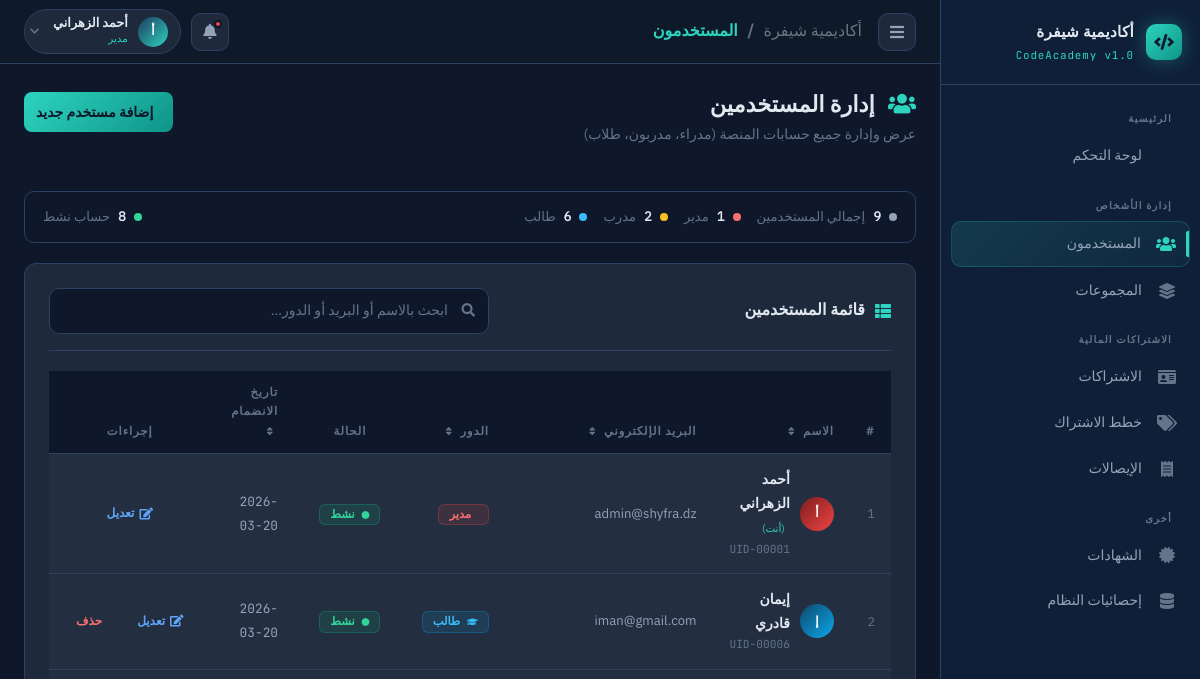
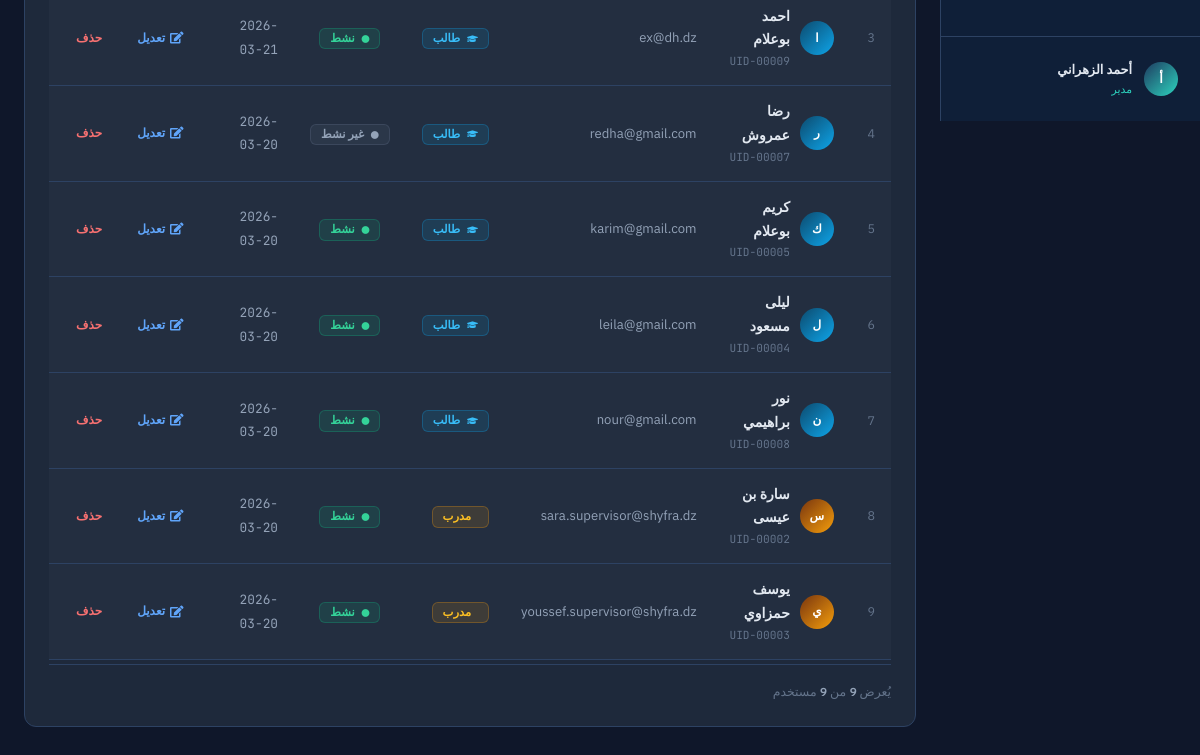
/users (signed in), run on an earlier commit of the app's database (2 pictures, top to bottom).
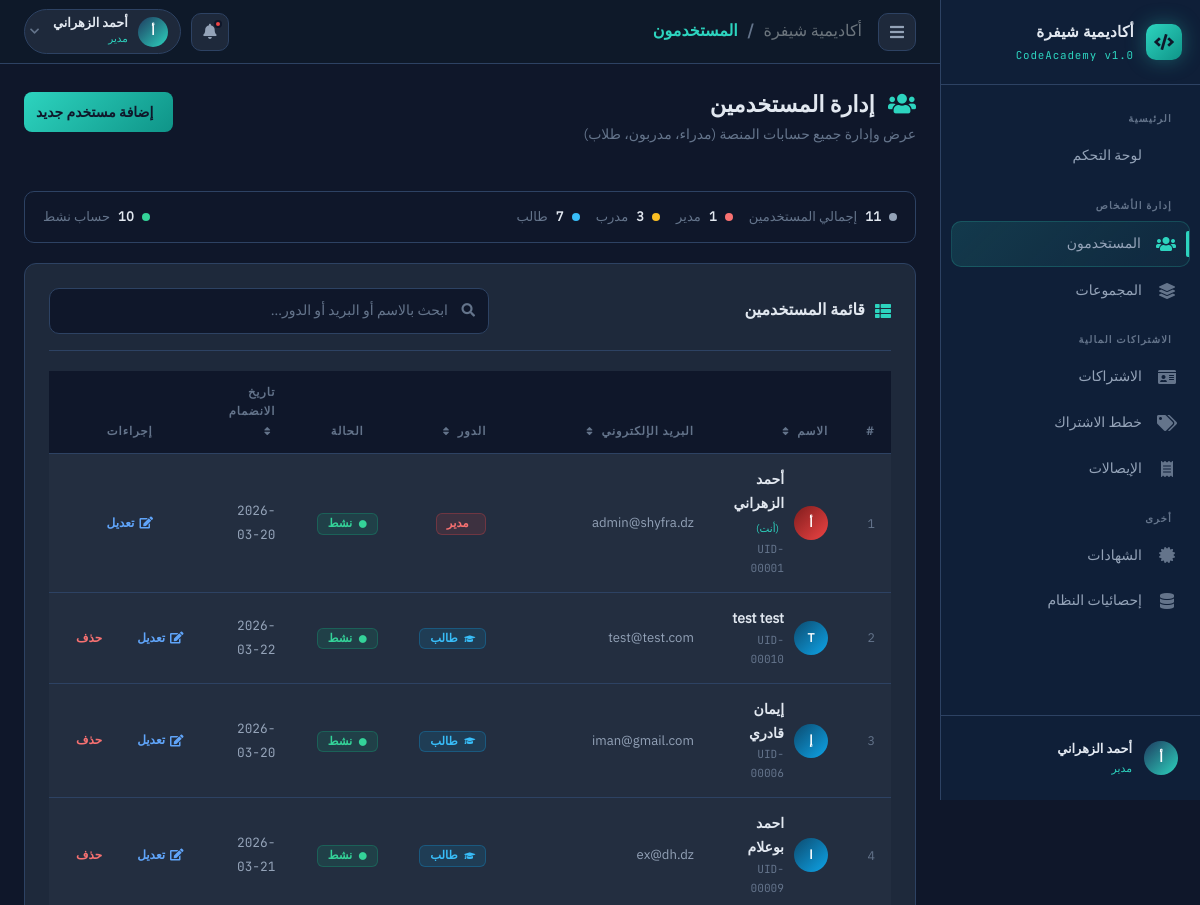
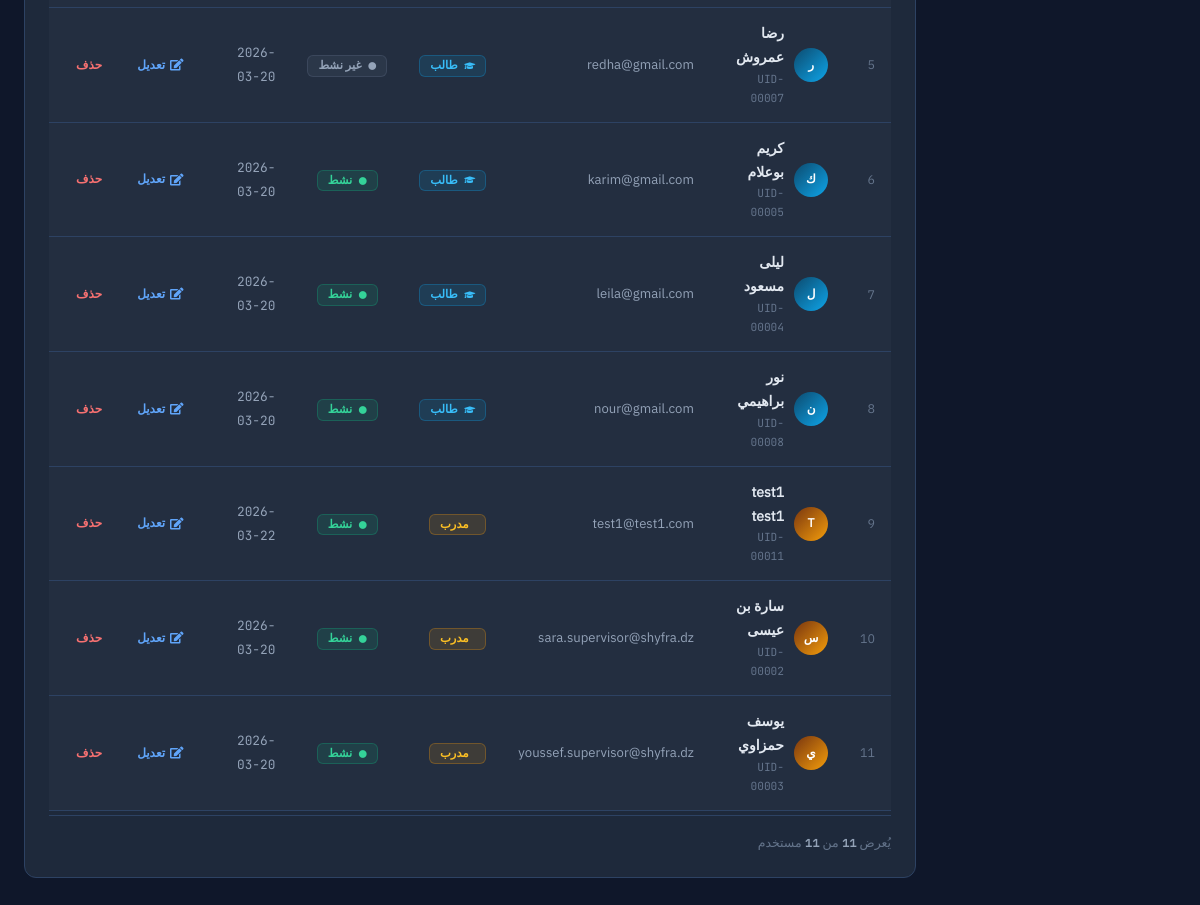
And on a later commit of the database (2 pictures, top to bottom).
### models.py (models this page shows, shortened)
class User(UserMixin, db.Model):           # UserMixin MUST come before db.Model
    __tablename__ = "Users"
    user_id       = db.Column(db.Integer,     primary_key=True, autoincrement=True)
    fname         = db.Column(db.String(60),  nullable=False,   comment="الاسم الأول")
    lname         = db.Column(db.String(60),  nullable=False,   comment="اسم العائلة")
    email         = db.Column(db.String(150), nullable=False,   unique=True, index=True)
    password_hash = db.Column(db.String(255), nullable=False)
    role          = db.Column(db.Enum(RoleEnum),       nullable=False,
                              default=RoleEnum.Member, index=True)
    status        = db.Column(db.Enum(UserStatusEnum), nullable=False,
                              default=UserStatusEnum.Active, index=True)
    created_at    = db.Column(db.DateTime, nullable=False, default=datetime.utcnow)
    supervised_groups = db.relationship(
        "Group", back_populates="supervisor",
        foreign_keys="Group.supervisor_id", lazy="dynamic",
    )
    group_memberships = db.relationship(
        "GroupMember", back_populates="member",
        cascade="all, delete-orphan", lazy="dynamic",
    )
    subscriptions = db.relationship(
        "Subscription", back_populates="member",
        cascade="all, delete-orphan", lazy="dynamic",
    )
    certificates = db.relationship(
        "Certificate", back_populates="member",
        foreign_keys="Certificate.member_id",
        cascade="all, delete-orphan", lazy="dynamic",
    )
    issued_certificates = db.relationship(
        "Certificate", back_populates="issuer",
        foreign_keys="Certificate.issued_by", lazy="dynamic",
    )
    @property
    def is_active(self) -> bool:
        return self.status == UserStatusEnum.Active
    @property
    def full_name(self) -> str:
        return f"{self.fname} {self.lname}"
    @property
    def is_admin(self) -> bool:
        return self.role == RoleEnum.Admin

### users_routes.py (the view)
    @app.route("/users", methods=["GET"])
    @login_required
    @admin_required
    def users():
        all_users = (
            User.query
            .order_by(User.role.asc(), User.fname.asc(), User.lname.asc())
            .all()
        )
        return render_template("users.html", users=all_users)

### app.py (called while the page is built)
def _init_login_manager(app: Flask) -> None:
    login_manager.init_app(app)
    login_manager.login_view         = "login"
    login_manager.login_message      = "يرجى تسجيل الدخول للوصول إلى هذه الصفحة."
    login_manager.login_message_category = "warning"
    login_manager.remember_cookie_name = "shyfra_remember"
    @login_manager.user_loader
    def load_user(user_id: str) -> User | None:
        try:
            return db.session.get(User, int(user_id))
        except (ValueError, TypeError):
            return None
    @login_manager.unauthorized_handler
    def unauthorized():
        """Custom handler so we can flash a specific message."""
        flash("يجب تسجيل الدخول أولاً للوصول إلى هذه الصفحة.", "warning")
        return redirect(url_for("login"))

### groups_routes.py (called while the page is built)
def admin_required(f):
    @wraps(f)
    def decorated(*args, **kwargs):
        if not current_user.is_admin:
            flash("هذه الصفحة مخصصة للمسؤول فقط.", "danger")
            return redirect(url_for("dashboard"))
        return f(*args, **kwargs)
    return decorated

### templates/users.html (shortened to what the changed rows need)
{% extends 'base.html' %}
{% block content %}
<div class="page-header d-flex align-items-start justify-content-between flex-wrap gap-3">
    <div>
        <h1 class="page-title">
            <i class="fa-solid fa-users me-2" style="color:#2dd4bf;" aria-hidden="true"></i>
            إدارة المستخدمين
        </h1>
    </div>
</div>
{% set admins = users | selectattr('role.value','equalto','Admin') | list %}
{% set supervisors = users | selectattr('role.value','equalto','Supervisor') | list %}
{% set members = users | selectattr('role.value','equalto','Member') | list %}
{% set actives = users | selectattr('is_active') | list %}
<div class="summary-banner" role="region" aria-label="ملخص المستخدمين">
    <div class="summary-item">
        <span class="summary-dot" style="background:#94a3b8;" aria-hidden="true"></span>
        <span class="summary-val">{{ users | length }}</span>
        <span class="summary-lbl">إجمالي المستخدمين</span>
    </div>
    <div class="summary-item">
        <span class="summary-dot" style="background:#fbbf24;" aria-hidden="true"></span>
        <span class="summary-val">{{ supervisors | length }}</span>
        <span class="summary-lbl">مدرب</span>
    </div>
    <div class="summary-item">
        <span class="summary-dot" style="background:#38bdf8;" aria-hidden="true"></span>
        <span class="summary-val">{{ members | length }}</span>
        <span class="summary-lbl">طالب</span>
    </div>
    <div class="summary-item" style="margin-right:auto;">
        <span class="summary-dot" style="background:#34d399;" aria-hidden="true"></span>
        <span class="summary-val">{{ actives | length }}</span>
        <span class="summary-lbl">حساب نشط</span>
    </div>
</div>
<div class="content-card" role="region" aria-label="جدول المستخدمين">
    <div class="content-card-header flex-column flex-md-row
              align-items-start align-items-md-center gap-3">
        <h2 class="content-card-title mb-0">
            <i class="fa-solid fa-table-list" aria-hidden="true"></i>
            قائمة المستخدمين
        </h2>
    </div>
    <div class="table-responsive">
        <table id="usersTable" class="table table-dark-custom mb-0" aria-label="جدول المستخدمين" aria-live="polite">
            <thead>
                <tr>
                    <th scope="col" style="width:36px;" aria-hidden="true">#</th>
                    <th scope="col" data-sort="name">
                        الاسم
                        <i class="fa-solid fa-sort sort-icon" aria-hidden="true"></i>
                    </th>
                    <th scope="col" class="col-email" data-sort="email">
                        البريد الإلكتروني
                        <i class="fa-solid fa-sort sort-icon" aria-hidden="true"></i>
                    </th>
                    <th scope="col" data-sort="role">
                        الدور
                        <i class="fa-solid fa-sort sort-icon" aria-hidden="true"></i>
                    </th>
                    <th scope="col" class="col-status text-center">الحالة</th>
                    <th scope="col" class="col-date" data-sort="date">
                        تاريخ الانضمام
                        <i class="fa-solid fa-sort sort-icon" aria-hidden="true"></i>
                    </th>
                    <th scope="col" class="text-center" style="width:130px;">إجراءات</th>
                </tr>
            </thead>
            <tbody id="tableBody">
                {% for user in users %}
                {% if user.role.value == 'Admin' %}
                {% set role_ar = 'مدير' %}
                {% set role_badge = 'badge-role-admin' %}
                {% set role_icon = 'fa-shield-halved' %}
                {% set avatar_cls = 'avatar-admin' %}
                {% elif user.role.value == 'Supervisor' %}
                {% set role_ar = 'مدرب' %}
                {% set role_badge = 'badge-role-supervisor' %}
                {% set role_icon = 'fa-chalkboard-user' %}
                {% set avatar_cls = 'avatar-supervisor' %}
                {% else %}
                {% set role_ar = 'طالب' %}
                {% set role_badge = 'badge-role-member' %}
                {% set role_icon = 'fa-graduation-cap' %}
                {% set avatar_cls = 'avatar-member' %}
                {% endif %}
                <tr class="user-row" data-name="{{ user.fname }} {{ user.lname }}" data-email="{{ user.email }}"
                    data-role="{{ role_ar }}" data-status="{{ user.status.value }}"
                    data-date="{{ user.created_at.strftime('%Y-%m-%d') }}"
                    aria-label="{{ user.full_name }} — {{ role_ar }}">
                    <td style="color:var(--text-muted);font-size:.78rem;">
                        {{ loop.index }}
                    </td>
                    <td>
                        <div class="user-chip">
                            <div class="user-avatar {{ avatar_cls }}" aria-hidden="true" title="{{ user.full_name }}">
                                {{ user.fname[0] | upper }}
                            </div>
                            <div>
                                <div class="user-full-name">
                                    {{ user.fname }} {{ user.lname }}
                                    {% if user.user_id == current_user.user_id %}
                                    <span style="font-size:.65rem;color:#2dd4bf;
                               font-weight:500;margin-right:5px;" title="هذا حسابك">
                                        (أنت)
                                    </span>
                                    {% endif %}
                                </div>
                                <div class="user-id-sub" aria-label="معرف المستخدم {{ user.user_id }}">
                                    UID-{{ "%05d" % user.user_id }}
                                </div>
                            </div>
                        </div>
                    </td>
                    <td class="col-email">
                        <span class="email-cell" title="{{ user.email }}">
                            {{ user.email }}
                        </span>
                    </td>
                    <td>
                        <span class="badge badge-custom {{ role_badge }}" aria-label="الدور: {{ role_ar }}">
                            <i class="fa-solid {{ role_icon }}"
                                style="font-size:.55rem;vertical-align:middle;margin-left:4px;" aria-hidden="true"></i>
                            {{ role_ar }}
                        </span>
                    </td>
                    <td class="col-status text-center">
                        {% if user.is_active %}
                        <span class="badge badge-custom badge-status-active" aria-label="الحالة: نشط">
                            <i class="fa-solid fa-circle" style="font-size:.5rem;vertical-align:middle;margin-left:4px;"
                                aria-hidden="true"></i>
                            نشط
                        </span>
                        {% else %}
                        <span class="badge badge-custom badge-status-inactive" aria-label="الحالة: غير نشط">
                            <i class="fa-solid fa-circle" style="font-size:.5rem;vertical-align:middle;margin-left:4px;"
                                aria-hidden="true"></i>
                            غير نشط
                        </span>
                        {% endif %}
                    </td>
                    <td class="col-date">
                        <span class="date-mono" aria-label="{{ user.created_at.strftime('%d/%m/%Y') }}">
                            {{ user.created_at.strftime('%Y-%m-%d') }}
                        </span>
                    </td>
                    <td class="text-center">
                        <div class="d-flex align-items-center justify-content-center gap-2">
                            <button type="button" class="btn-action btn-action-edit" data-bs-toggle="modal"
                                data-bs-target="#editUserModal" data-user-id="{{ user.user_id }}"
                                data-user-fname="{{ user.fname }}" data-user-lname="{{ user.lname }}"
                                data-user-email="{{ user.email }}" data-user-role="{{ user.role.value }}"
                                data-user-status="{{ user.status.value }}"
                                aria-label="تعديل {{ user.full_name }}">
                                <i class="fa-solid fa-pen-to-square" aria-hidden="true"></i>
                                تعديل
                            </button>
                            {% if current_user.user_id != user.user_id %}
                            <button type="button" class="btn-action btn-action-del" data-bs-toggle="modal"
                                data-bs-target="#deleteUserModal" data-user-id="{{ user.user_id }}"
                                data-user-name="{{ user.full_name }}" data-user-role="{{ role_ar }}"
                                aria-label="حذف {{ user.full_name }}">
                                حذف
                            </button>
                            {% endif %}
                        </div>
                    </td>
                </tr>
                {% endfor %}
            </tbody>
        </table>
    </div>
    <div class="d-flex align-items-center justify-content-between
              flex-wrap gap-2 pt-3 mt-1" style="border-top:1px solid var(--surface-border);">
        <span style="font-size:.78rem;color:var(--text-muted);">
            يُعرض
            <strong id="visibleCount" style="color:var(--text-secondary);">{{ users | length }}</strong>
            من
            <strong style="color:var(--text-secondary);">{{ users | length }}</strong>
            مستخدم
        </span>
    </div>
</div>
{% endblock %}

### templates/base.html (shortened to what the changed rows need)
<!DOCTYPE html>
<html lang="ar" dir="rtl">
<head>
    <link rel="stylesheet" href="{{ url_for('static', filename='css/fonts.css') }}" />
    <link rel="stylesheet" href="{{ url_for('static', filename='css/bootstrap.rtl.min.css') }}" />
    <link rel="stylesheet" href="{{ url_for('static', filename='css/fontawesome.css') }}" />
</head>
<body>
    <nav id="sidebar" role="navigation" aria-label="القائمة الرئيسية">
        <div class="sidebar-footer">
            {% if current_user is defined and current_user.is_authenticated %}
            <div class="sidebar-user" title="{{ current_user.full_name }}">
                <div class="sidebar-avatar" aria-hidden="true">
                    {{ current_user.fname[0] | upper }}
                </div>
                <div class="sidebar-user-info">
                    <div class="sidebar-user-name">{{ current_user.full_name }}</div>
                    <div class="sidebar-user-role">
                        {% if current_user.role.value == 'Admin' %}مدير
                        {% elif current_user.role.value == 'Supervisor' %}مدرب
                        {% else %}طالب{% endif %}
                    </div>
                </div>
            </div>
            {% endif %}
        </div>
    </nav>
    <header id="topbar" role="banner">
        <div class="topbar-actions" role="toolbar" aria-label="أدوات الصفحة">
            <div class="dropdown" id="profileDropdownWrapper">
                <a href="#" class="profile-dropdown-toggle" id="profileDropdownBtn" aria-expanded="false"
                    aria-haspopup="true" aria-label="قائمة الملف الشخصي">
                    <div class="profile-avatar" aria-hidden="true">
                        {% if current_user is defined and current_user.is_authenticated %}
                        {{ current_user.fname[0] | upper }}
                        {% else %}
                        <i class="fa-solid fa-user" style="font-size:0.7rem;"></i>
                        {% endif %}
                    </div>
                    <div class="profile-info">
                        <span class="profile-name">
                            {% if current_user is defined and current_user.is_authenticated %}
                            {{ current_user.full_name }}
                            {% else %}
                            ضيف
                            {% endif %}
                        </span>
                        <span class="profile-role">
                            {% if current_user is defined and current_user.is_authenticated %}
                            {% if current_user.role.value == 'Admin' %}مدير
                            {% elif current_user.role.value == 'Supervisor' %}مدرب
                            {% else %}طالب{% endif %}
                            {% else %}—{% endif %}
                        </span>
                    </div>
                    <i class="fa-solid fa-chevron-down"
                        style="font-size:0.65rem; color:var(--text-muted); margin-right:4px;" aria-hidden="true"></i>
                </a>
            </div>
        </div>
    </header>
    <main id="main-wrapper" role="main" aria-label="المحتوى الرئيسي">
        {% block content %}{% endblock %}
    </main>
</body>
</html>

What changed in the data, as far as the page shows it:
added User: fname "T", fname "test", lname "test", user_id "00010", email "test@test.com", role_ar "طالب", status "Active" (drawn), created_at "2026-03-22"
added User: fname "T", fname "test1", lname "test1", user_id "00011", email "test1@test1.com", role_ar "مدرب", status "Active" (drawn), created_at "2026-03-22"
Also different on the page:
{{ users | length }}: "9" → "11"
{{ supervisors | length }}: "2" → "3"
{{ members | length }}: "6" → "7"
{{ actives | length }}: "8" → "10"
